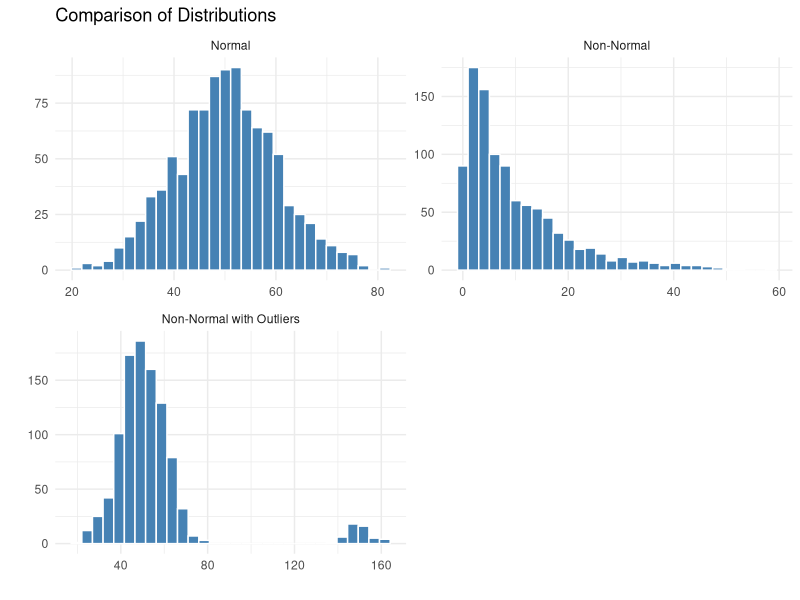

This chart was generated by the following R code: (Note: this script raises an error after producing the figure.)
## ---- chunk 1
# Load libraries
library(ggplot2)

# 1. Normally distributed data
set.seed(123)
normal_data <- rnorm(1000, mean = 50, sd = 10)

# 2. Non-normally distributed data (Exponential)
non_normal_data <- rexp(1000, rate = 0.1)

# 3. Non-normal with outliers (Start with normal, add extreme values)
outlier_data <- c(rnorm(950, mean = 50, sd = 10), rnorm(50, mean = 150, sd = 5))

# Create data frames for plotting
df1 <- data.frame(value = normal_data, type = "Normal")
df2 <- data.frame(value = non_normal_data, type = "Non-Normal")
df3 <- data.frame(value = outlier_data, type = "Non-Normal with Outliers")

# Combine all
all_data <- rbind(df1, df2, df3)
all_data$type <- factor(all_data$type,
                        levels = c("Normal", 
                                   "Non-Normal", 
                                   "Non-Normal with Outliers"))


# Plot histograms using facets
ggplot(all_data, aes(x = value)) +
  geom_histogram(bins = 30, fill = "steelblue", color = "white") +
  facet_wrap(~type, 
             scales = "free",
             nrow = 2) +
  theme_minimal() +
  labs(title = "Comparison of Distributions",
       x = "",
       y = "")


## ---- chunk 2

shapiro.test(all_data$value)

## ---- chunk 3

leveneTest(value ~ type, all_data)

## ---- chunk 4

model <- lm(y ~ x + z, data)

library(car)

vif(model)
